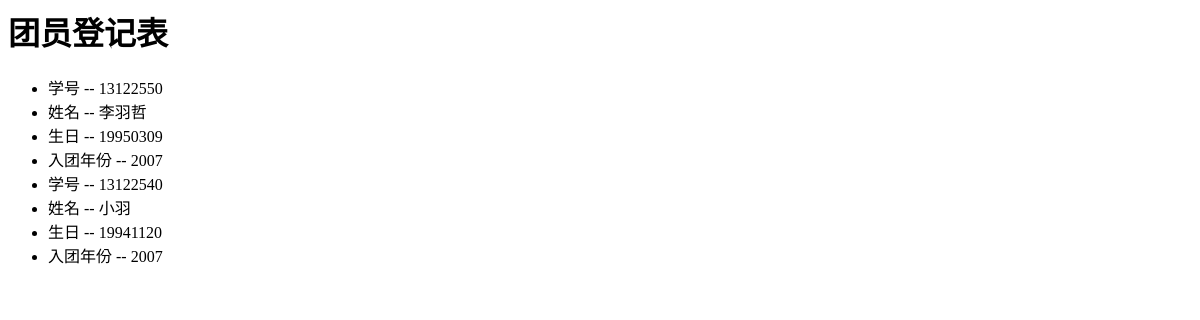
Page /forms/2/results/ on the earlier database version.
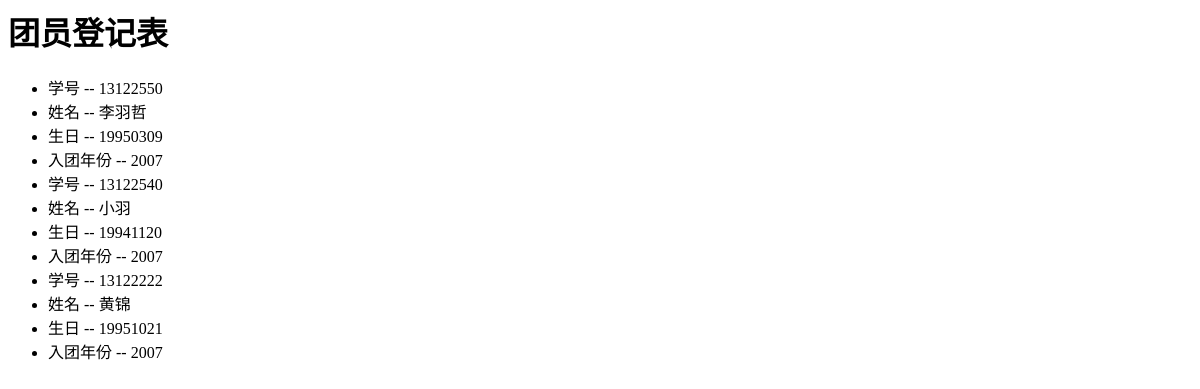
Same page on the later database version.
### forms/models.py (models this page shows, shortened)
@python_2_unicode_compatible
class Field(models.Model):
    form  = models.ForeignKey(Form, on_delete=models.CASCADE)
    field_text = models.CharField(max_length=200)
    answer = models.CharField(max_length=200)

### forms/views.py (the view)
# urls.py: url(r'^(?P<pk>[0-9]+)/results/$', views.ResultView.as_view(), name='results'),
class ResultView(generic.DetailView):
    model = Form
    template_name = 'forms/results.html'

### forms/templates/forms/results.html
<h1>{{ form.form_text }}</h1>
<ul>
{% for field in form.field_set.all %}
    <li>
        {{ field.field_text  }} -- {{ field.answer }}
    </li>
{% endfor %}
</ul>

Differences in the rows shown:
added Field: field_text "学号", answer "13122222"
added Field: field_text "姓名", answer "黄锦"
added Field: field_text "生日", answer "19951021"
added Field: field_text "入团年份", answer "2007"
